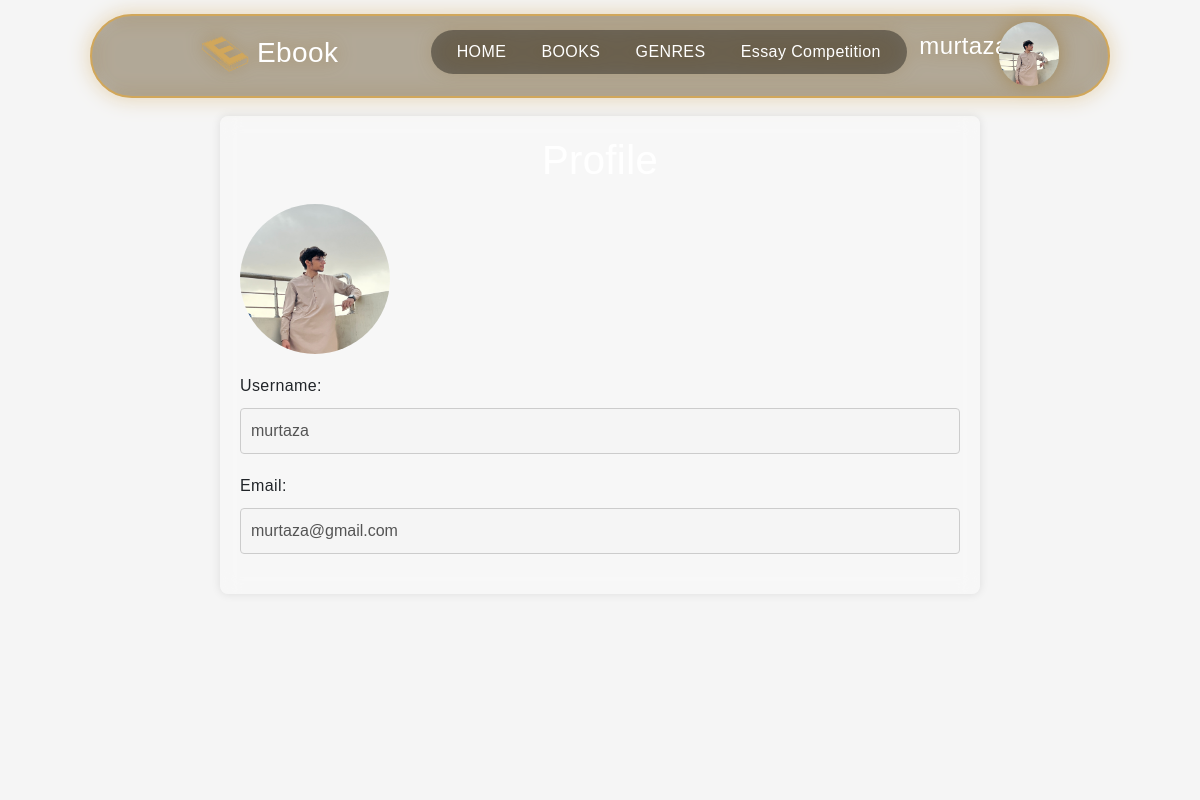
Page /user/profile.php (signed in) on the committed database.
### tables this page shows
CREATE TABLE `users` (
  `id` int(11) NOT NULL,
  `username` varchar(255) NOT NULL,
  `email` varchar(255) NOT NULL,
  `password` varchar(255) NOT NULL,
  `profile_picture` varchar(255) DEFAULT 'default_profile_picture.jpg'
);

### user/profile.php (the view, shortened to what this page needs)
<?php
include 'db.php';
include('header.php');
include('bg_video.php');
$username = $_SESSION['username'];
$sql = "SELECT * FROM users WHERE username = '$username'";
$result = $conn->query($sql);
if ($result->num_rows > 0) {
    $row = $result->fetch_assoc();
    $email = $row['email'];
    $profile_picture = $row['profile_picture'];
} else {
    echo "User not found.";
    exit();
}
?>
<!DOCTYPE html>
<html lang="en">
<head>
</head>
<body>
<div class="container">
<div class="profile">
    <h1>Profile</h1>
        <img src="../admin/<?php echo $profile_picture; ?>" alt="Profile Picture">
        <div class="profile-info">
            <form action="profile.php" method="post">
                <label for="new_username">Username:</label>
                <input type="text" name="new_username" id="new_username" disabled  value="<?php echo $username; ?>">
                <label for="new_email">Email:</label>
                <input type="email" name="new_email" id="new_email" disabled value="<?php echo $email; ?>">
            </form>
        </div>
    </div>
</div>
</body>
</html>

### user/header.php (shortened to what this page needs)
<?php
include 'db.php';
function getUserProfilePicture($conn, $username) {
    $sql = "SELECT profile_picture FROM users WHERE username = '$username'";
    $result = $conn->query($sql);
    if ($result->num_rows > 0) {
        $row = $result->fetch_assoc();
        return $row['profile_picture'];
    } else {
        return 'default_profile_picture.jpg';
    }
}
?>
<!DOCTYPE html>
<html lang="en">
<head>
    <link href="https://cdn.jsdelivr.net/npm/bootstrap@5.3.3/dist/css/bootstrap.min.css" rel="stylesheet">
    <link href="https://unpkg.com/aos@2.3.1/dist/aos.css" rel="stylesheet">
    <link rel="stylesheet" href="style-------__.css?v=1">
    <link rel="stylesheet" href="media_____.css?v=1">
    <link rel="stylesheet" href="nav____2.css?v=1">
</head>
<body>
<div class="main_nav">
    <nav>
        <div class="logo">
            <h3><a href="index.php"><img src="web_imgs/logo.png" alt="" class="logo_img" style="height: 6vh;"> Ebook</a></h3>
        </div>
        <div class="main_part nav_media">
            <ul class="all_links" id="menu">
                <li>
                    <a class="links <?php if(strpos($_SERVER['REQUEST_URI'], 'index.php') !== false) echo 'active'; ?>" href="index.php">HOME</a>
                </li>
                <li>
                    <a class="links <?php if(strpos($_SERVER['REQUEST_URI'], 'books.php') !== false) echo 'active'; ?>" href="books.php">BOOKS</a>
                </li>
                <li>
                    <a class="links genre <?php if(strpos($_SERVER['REQUEST_URI'], 'genres.php') !== false) echo 'active'; ?>" href="genres.php">GENRES</a>
                </li>
                <li>
                    <a class="links <?php if(strpos($_SERVER['REQUEST_URI'], 'essay.php') !== false) echo 'active'; ?>" href="essay.php">Essay Competition</a>
                </li>
            </ul>
        </div>
        <div class="side_part nav_media">
            <?php
            if(isset($_SESSION['username'])) {
                $username = $_SESSION['username'];
                $profile_picture = getUserProfilePicture($conn, $username);
                echo '<div class="dropdown user_info">';
                echo '<h4 class="main_user profile_picture_main" onclick="toggleDropdown()">' . $username . '<img src="../admin/' . $profile_picture . '" alt="Profile Picture" class="profile_picture profile_picture_main"></h4>';
                echo '</div>';
            } else {
                echo '<a href="page_login.php" class="login_btn">Login</a>';
                echo '<a href="page_signup.php" class="signup_btn">SignUp</a>';
            }
            ?>
        </div>
    </nav>
</div>
</body>
</html>

### user/style-------__.css (style rules this page uses)
* { margin: 0; padding: 0; box-sizing: border-box; }
body { background: #FFE6C7; font-family: "Roboto Condensed", sans-serif; letter-spacing: .4px; }
.main_nav { background: #45454556; border-radius: 100rem; margin-top: 1rem; position: fixed; width: 85%; top: 5%; left: 50%; transform: translate(-50%, -50%); backdrop-filter: blur(10px); border: 2px solid #d1a75b; filter: drop-shadow(0px 0px 10px #d1a75b); z-index: 1; transition: .4s ease-in-out; }
nav { display: flex; justify-content: space-evenly; align-items: first baseline; height: 10vh; position: relative; top: .5rem; padding: .1rem 1rem; }
.logo { display: flex; align-items: first baseline; color: #fff; position: relative; top: .3rem; }
a { color: #fff !important; text-decoration: none !important; }
.all_links { display: flex; background: #00000060; margin: 0; padding: .5rem .5rem; border-radius: 100rem; }
.all_links li { list-style: none; padding: .1rem .1rem; transition: .5s; }
.links { transition: .5s; padding: .3rem 1rem; }
.side_part { background: #00000060; display: flex; align-items: baseline; border-radius: 100rem; }

### user/nav____2.css (style rules this page uses)
.main_user { position: absolute; top: 1rem; margin-left: -5rem; }
.user_info { padding: 0px; position: absolute; top: -.5rem; color: #fff; }
.profile_picture { position: absolute; height: 8vh; top: -.6rem; left: 5rem; border-radius: 40rem; }

### user/profile.php (style rules this page uses)
body { font-family: Arial, sans-serif; background-color: #f5f5f5; margin: 0; padding: 0; }
.container { max-width: 800px; margin: 0 auto; padding: 20px; }
h1 { text-align: center; margin-bottom: 20px; color: #fff; }
.profile { background-color: #ffffff45; backdrop-filter: blur(10px); border-radius: 8px; box-shadow: 0 0 10px rgba(0, 0, 0, 0.1); padding: 20px; margin-top: 6rem; }
.profile img { width: 150px; height: 150px; border-radius: 50%; margin-bottom: 20px; }
.profile form { display: flex; flex-direction: column; }
.profile form label { margin-bottom: 10px; }
.profile form input[type="text"], .profile form input[type="email"] { padding: 10px; margin-bottom: 20px; border-radius: 4px; border: 1px solid #ccc; }
.profile form input[type="text"], .profile form input[type="email"]:focus { outline: none; }

### rows in the picture
users: profile_picture (picture), new_email "murtaza@gmail.com"

### other values in the picture
$username "murtaza"
